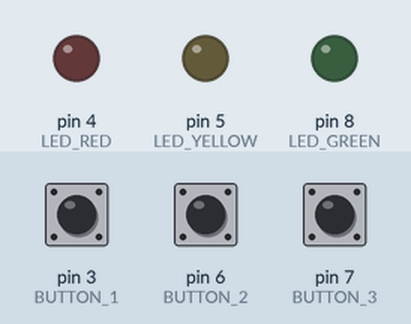
Simulated run of this program. Board: Arduino Uno, built with avr-gcc and run on an emulated ATmega328P. On the bench: output pins drawn as LEDs (lit = HIGH). The test bench sets the inputs (shaded band); at power-on: pin 3 (BUTTON_1) LOW, pin 6 (BUTTON_2) LOW, pin 7 (BUTTON_3) LOW.

Above: at 1.2 s.
1.3 s: pin 3 (BUTTON_1) pulled HIGH for 0.15 s
At 1.37 s:
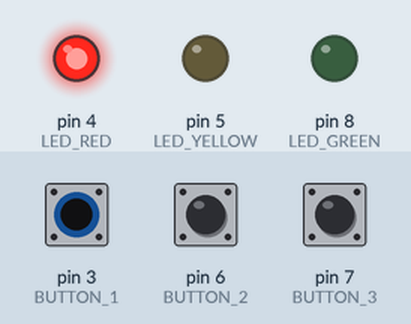
2.9 s: pin 6 (BUTTON_2) pulled HIGH for 0.15 s
At 2.97 s:
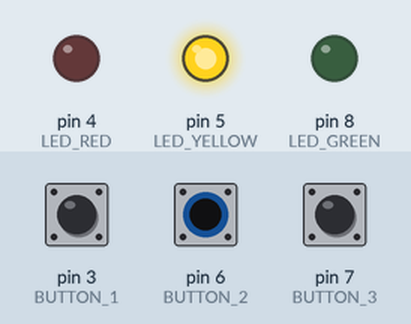
4.5 s: pin 7 (BUTTON_3) pulled HIGH for 0.15 s
At 4.57 s:
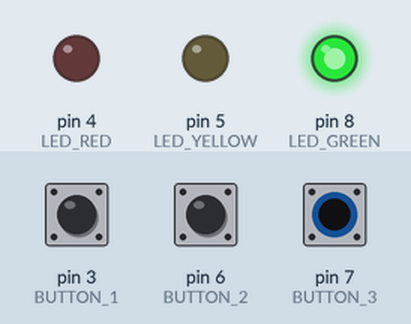
6.1 s: pin 7 (BUTTON_3) pulled HIGH for 3.2 s
At 10.5 s:
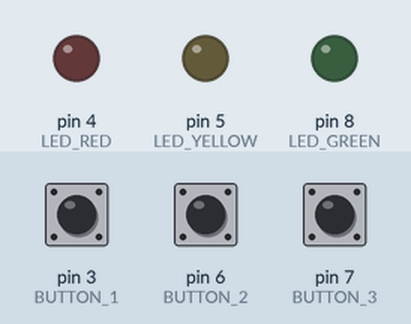
10.8 s: pin 3 (BUTTON_1) pulled HIGH for 3.2 s
At 11.6 s:
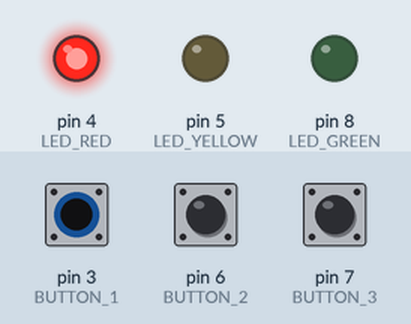
15.5 s: pin 3 (BUTTON_1) driven HIGH and pin 6 (BUTTON_2) driven HIGH
At 16.4 s:
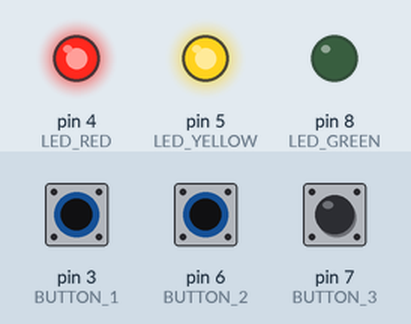
Timing chart, 0 to 18.0 s (numbered marks = the images above; inputs shaded):
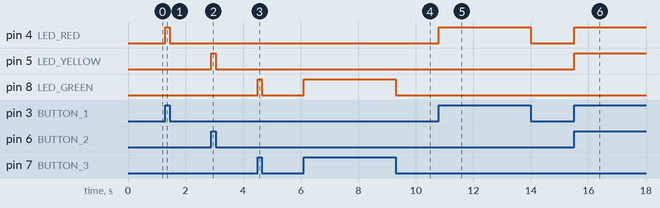

The program:

main.cpp
```cpp
#include <Arduino.h>

#define LED_RED 4
#define LED_YELLOW 5
#define LED_GREEN 8

#define BUTTON_1 3
#define BUTTON_2 6
#define BUTTON_3 7

void setup() {
  pinMode(BUTTON_1, INPUT);
  pinMode(BUTTON_2, INPUT);
  pinMode(BUTTON_3, INPUT);

  pinMode(LED_RED, OUTPUT);
  pinMode(LED_YELLOW, OUTPUT);
  pinMode(LED_GREEN, OUTPUT);
}

void loop() {
  if (digitalRead(BUTTON_1)) digitalWrite(LED_RED, HIGH);
  else digitalWrite(LED_RED, LOW);

  if (digitalRead(BUTTON_2)) digitalWrite(LED_YELLOW, HIGH);
  else digitalWrite(LED_YELLOW, LOW);

  if (digitalRead(BUTTON_3)) digitalWrite(LED_GREEN, HIGH);
  else digitalWrite(LED_GREEN, LOW);
}
```

Measured:
- after the input at 1.3 s, pin 4 (LED_RED): LOW → HIGH at once, → LOW 0.15 s later
- after the input at 2.9 s, pin 5 (LED_YELLOW): LOW → HIGH at once, → LOW 0.15 s later
- after the input at 4.5 s, pin 8 (LED_GREEN): LOW → HIGH at once, → LOW 0.15 s later
- after the input at 6.1 s, pin 8 (LED_GREEN): LOW → HIGH at once, → LOW 3.2 s later
- after the input at 10.8 s, pin 4 (LED_RED): LOW → HIGH at once, → LOW 3.2 s later
- after the input at 15.5 s, pin 4 (LED_RED), pin 5 (LED_YELLOW): LOW → HIGH at once
